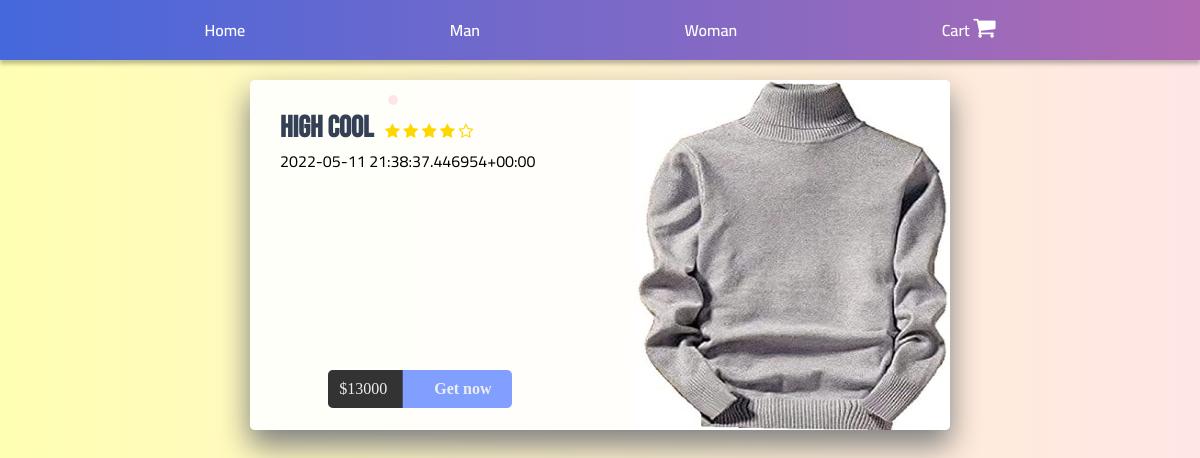
The app's page /product/4 with its own data.
### product/models.py (models this page shows, shortened)
class Category(models.Model):
    categoryName = models.CharField(max_length=15)

class Product(models.Model):
    productName = models.CharField(max_length=12)
    proudctDescription = models.CharField(max_length=600)
    productBrand = models.CharField(max_length=12)
    productPrice = models.PositiveBigIntegerField()
    productColor = models.CharField(max_length=100)
    productSize = models.CharField(max_length=100)
    productImage = models.ImageField()
    productType = models.ForeignKey(Category, on_delete=models.CASCADE)

### product/views.py (the view)
# urls.py: path('product/<str:id>', views.getOneProduct, name='single Product'),
def getOneProduct(request, id):
    categ = Category.objects.all()[:5]
    prod = Product.objects.get(id=id)
    item = [mm for mm in Product.objects.all() if mm != prod]
    context = {"category": categ, "item": prod,"product":item}
    return render(request, "OneProduct.html", context)

### templates/OneProduct.html (shortened to what this page needs)
{% load static %}
<!DOCTYPE html>
<html lang="en">
<head>
    <link href="{% static 'index.css' %}" rel="stylesheet" />
    <link href="{% static 'OneProduct.css' %}" rel="stylesheet" />
    <link rel="stylesheet" href="https://cdnjs.cloudflare.com/ajax/libs/font-awesome/4.7.0/css/font-awesome.min.css">
</head>
<body>
    {% include "header.html" %}
    <div id="container">
        <div class="product-details">
            <h1>{{item.productName}}</h1>
            <span class="hint-star star">
                <i class="fa fa-star" aria-hidden="true"></i>
                <i class="fa fa-star" aria-hidden="true"></i>
                <i class="fa fa-star" aria-hidden="true"></i>
                <i class="fa fa-star" aria-hidden="true"></i>
                <i class="fa fa-star-o" aria-hidden="true"></i>
            </span>
            <div class="">
                {{item.proudctDescription}}
            </div>
            <div class="control">
                <button class="btn" onclick="add_product('{{item.id}}')">
                    <span class="price">${{item.productPrice}}</span>
                    <span class="buy">Get now</span>
                </button>
            </div>
        </div>
        <div class="product-image">
            <img src="http://localhost:8000/media/{{item.productImage}}" alt="">
        </div>
    </div>
</body>
</html>

### templates/header.html (shortened to what this page needs)
<header>
    <a id="home-link" href="{{HOST_URL}}/" class="header-link">
        Home
    </a>
    {% for category in category %}
    <a href="{{HOST_URL}}/{{category.id}}" class="header-link">
        {{category.categoryName}}
    </a>
    {% endfor %}
    <a id="cart" href="{{HOST_URL}}/getAllCart" class="header-link">
        Cart
        <i style="font-size:24px" class="fa">&#xf07a;</i>
    </a>
</header>

### product/static/index.css (style rules this page uses)
:root { --primary-color: #b06ab3; --secondary-color: #4568dc; }
a { text-decoration: none; color: unset; }
body { font-family: "Cairo", sans-serif !important; padding: 0; margin: 0; background: #f5f5f5; overflow-x: hidden; }
header { height: 60px; display: flex; align-items: center; justify-content: space-evenly; background: linear-gradient(90deg, #4568dc 0.37%, #5068d8 10.78%, #b06ab3 100%); box-shadow: 0px 4px 4px rgba(0, 0, 0, 0.25); position: fixed; top: 0; left: 0; right: 0; }
.header-link { color: #ffffff; font-weight: 600; }

### product/static/OneProduct.css (style rules this page uses)
body { background: #DFC2F2; background-image: linear-gradient(to right, #ffffb3, #ffe6e6); background-attachment: fixed; background-size: cover; }
#container { box-shadow: 0 15px 30px 1px grey; background: rgba(255, 255, 255, 0.90); text-align: center; border-radius: 5px; overflow: hidden; margin: 5em auto; height: 350px; width: 700px; }
.product-details { position: relative; text-align: left; overflow: hidden; padding: 30px; height: 100%; float: left; width: 40%; }
#container .product-details h1 { font-family: 'Bebas Neue', cursive; display: inline-block; position: relative; font-size: 30px; color: #344055; margin: 0; }
#container .product-details h1:before { position: absolute; content: ''; right: 0%; top: 0%; transform: translate(25px, -15px); font-family: 'Bree Serif', serif; display: inline-block; background: #ffe6e6; border-radius: 5px; font-size: 14px; padding: 5px; color: white; margin: 0; animation: chan-sh 6s ease infinite; }
.hint-star { display: inline-block; margin-left: 0.5em; color: gold; width: 50%; }
.control { position: absolute; bottom: 20%; left: 22.8%; }
.btn { transform: translateY(0px); transition: 0.3s linear; background: #809fff; border-radius: 5px; position: relative; overflow: hidden; cursor: pointer; outline: none; border: none; color: #eee; padding: 0; margin: 0; }
.btn span { font-family: 'Farsan', cursive; transition: transform 0.3s; display: inline-block; padding: 10px 20px; font-size: 1.2em; margin: 0; }
.btn .price, .shopping-cart { background: #333; border: 0; margin: 0; }
.btn .price { transform: translateX(-10%); padding-right: 15px; }
.btn .buy { z-index: 3; font-weight: bolder; }
.product-image { transition: all 0.3s ease-out; display: inline-block; position: relative; overflow: hidden; height: 100%; float: right; width: 45%; display: inline-block; }
#container img { width: 100%; height: 100%; }

### records on screen
Category: categoryName "Man"
Category: categoryName "Woman"
Product: productName "High Cool", proudctDescription "2022-05-11 21:38:37.446954+00:00", productPrice "13000", productImage (picture)
